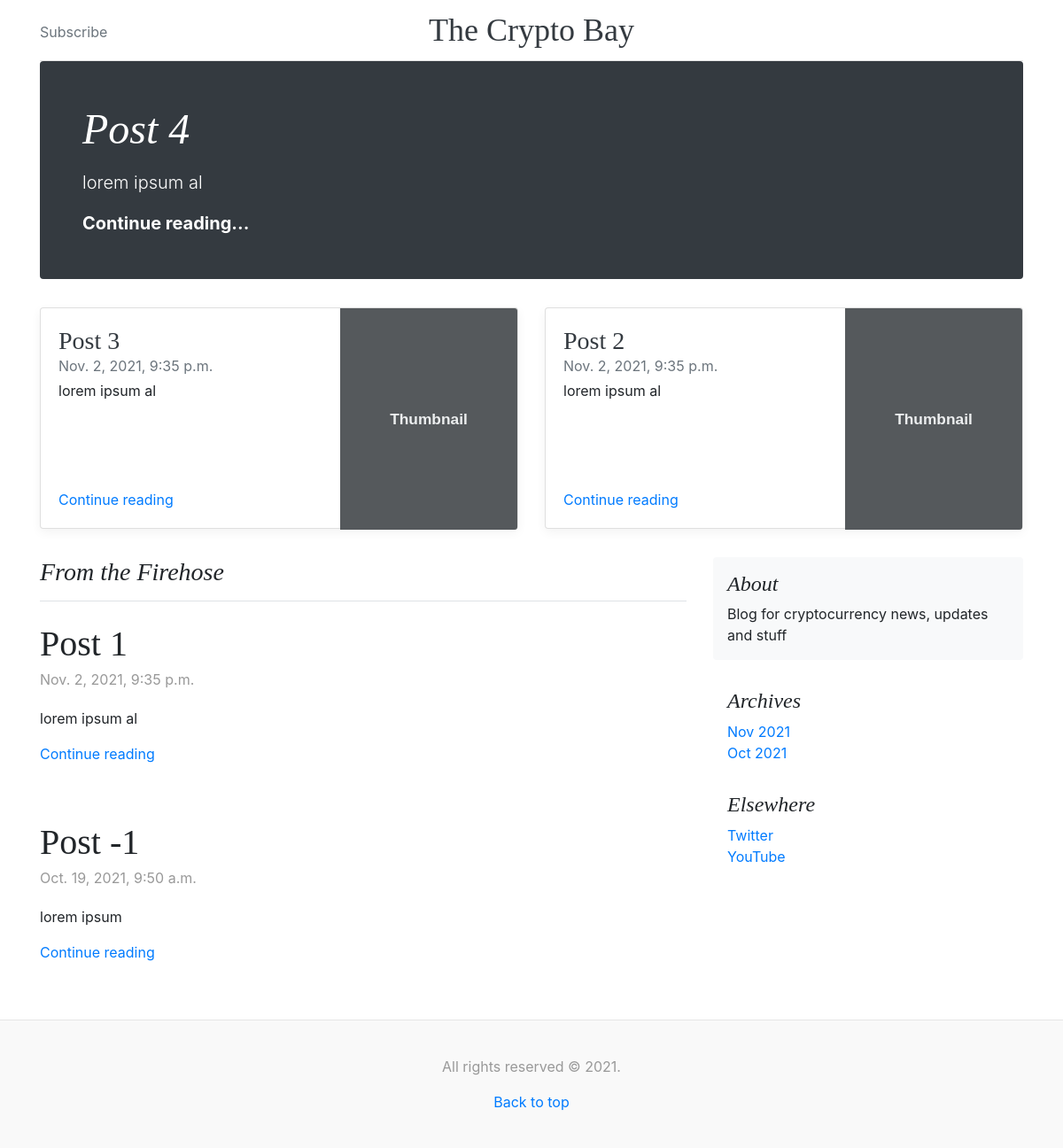
The page / on the database its author committed.
### blog/models.py (models this page shows, shortened)
class Entry(models.Model):
    entry_title = models.CharField(max_length=200)
    entry_content = models.TextField()
    pub_date = models.DateTimeField('date published')

### blog/views.py (the view)
# urls.py: path('', views.IndexView.as_view(), name='index'),
class IndexView(generic.ListView):
    template_name = 'blog/index.html'
    context_object_name = 'latest_entry_list'
    def get_queryset(self):
        return Entry.objects.order_by('-pub_date')[:5]

### blog/templates/blog/index.html
{% extends "blog/base.html" %}
{% load static %}
{% block content %}
    <div class="container">
        <div class="jumbotron p-3 p-md-5 text-white rounded bg-dark">
            <div class="col-md-6 px-0">
                {% if latest_entry_list %}
                    <h1 class="display-4 font-italic">{{ latest_entry_list.0.entry_title }}</h1>
                    <p class="lead my-3">{{ latest_entry_list.3.entry_content|truncatechars:100 }}</p>
                    <p class="lead mb-0"><a href="{% url 'blog:detail' latest_entry_list.0.id %}" class="text-white font-weight-bold">Continue reading...</a></p>
                {% endif %}
            </div>
        </div>
        <div class="row mb-2">
            {% if latest_entry_list %}
                <div class="col-md-6">
                    <div class="card flex-md-row mb-4 box-shadow h-md-250">
                        <div class="card-body d-flex flex-column align-items-start">
                            <h3 class="mb-0">
                                <a class="text-dark" href="{% url 'blog:detail' latest_entry_list.1.id %}">{{ latest_entry_list.1.entry_title }}</a>
                            </h3>
                            <div class="mb-1 text-muted">{{ latest_entry_list.1.pub_date }}</div>
                            <p class="card-text mb-auto">{{ latest_entry_list.1.entry_content|truncatechars:100 }}</p>
                            <a href="{% url 'blog:detail' latest_entry_list.1.id %}">Continue reading</a>
                        </div>
                        <img class="card-img-right flex-auto d-none d-md-block" width="200" data-src="holder.js/200x250?theme=thumb" alt="Card image cap" src="{% static 'blog/media/3.jpg' %}">
                    </div>
                </div>
                <div class="col-md-6">
                    <div class="card flex-md-row mb-4 box-shadow h-md-250">
                        <div class="card-body d-flex flex-column align-items-start">
                            <h3 class="mb-0">
                                <a class="text-dark" href="{% url 'blog:detail' latest_entry_list.2.id %}">{{ latest_entry_list.2.entry_title }}</a>
                            </h3>
                            <div class="mb-1 text-muted">{{ latest_entry_list.2.pub_date }}</div>
                            <p class="card-text mb-auto">{{ latest_entry_list.2.entry_content|truncatechars:100 }}</p>
                            <a href="{% url 'blog:detail' latest_entry_list.2.id %}">Continue reading</a>
                        </div>
                        <img class="card-img-right flex-auto d-none d-md-block" width="200" data-src="holder.js/200x250?theme=thumb" alt="Card image cap" src="{% static 'blog/media/3.jpg' %}">
                    </div>
                </div>
            {% endif %}
        </div>
    </div>
    <main role="main" class="container">
        <div class="row">
            <div class="col-md-8 blog-main">
                <h3 class="pb-3 mb-4 font-italic border-bottom">
                    From the Firehose
                </h3>
                {% if latest_entry_list %}
                    {% for entry in latest_entry_list|slice:"3:" %}
                        <div class="blog-post">
                            <h2 class="blog-post-title"><a style="color: inherit;" href="{% url 'blog:detail' entry.id %}">{{ entry.entry_title }}</a></h2>
                            <p class="blog-post-meta">{{ entry.pub_date }}</p>
                            <p>{{ entry.entry_content|truncatechars:300 }}</p>
                            <p><a href="{% url 'blog:detail' entry.id %}">Continue reading</a></p>
                        </div>
                    {% endfor %}
                {% else %}
                    <p>No posts are available.</p>
                {% endif %}
            </div>
            <aside class="col-md-4 blog-sidebar">
                <div class="p-3 mb-3 bg-light rounded">
                    <h4 class="font-italic">About</h4>
                    <p class="mb-0">Blog for cryptocurrency news, updates and stuff</p>
                </div>
                <div class="p-3">
                    <h4 class="font-italic">Archives</h4>
                    <ol class="list-unstyled mb-0">
                        <li><a href="{% url 'blog:archive_month_numeric' 2021 11 %}">Nov 2021</a></li>
                        <li><a href="{% url 'blog:archive_month_numeric' 2021 10 %}">Oct 2021</a></li>
                    </ol>
                </div>
                <div class="p-3">
                    <h4 class="font-italic">Elsewhere</h4>
                    <ol class="list-unstyled">
                        <li><a href="#">Twitter</a></li>
                        <li><a href="#">YouTube</a></li>
                    </ol>
                </div>
            </aside>
        </div>
    </main>
{% endblock %}

### blog/static/blog/blog.css (style rules this page uses)
h1, h2, h3, h4, h5, h6 { font-family: "Playfair Display", Georgia, "Times New Roman", serif; }
.display-4 { font-size: 2.5rem; }
@media (min-width: 768px) { .display-4 { font-size: 3rem; } }
.card-img-right { height: 100%; border-radius: 0 3px 3px 0; }
.flex-auto { -ms-flex: 0 0 auto; -webkit-box-flex: 0; flex: 0 0 auto; }
@media (min-width: 768px) { .h-md-250 { height: 250px; } }
.border-bottom { border-bottom: 1px solid #e5e5e5; }
.box-shadow { box-shadow: 0 .25rem .75rem rgba(0, 0, 0, .05); }
.blog-post { margin-bottom: 4rem; }
.blog-post-title { margin-bottom: .25rem; font-size: 2.5rem; }
.blog-post-meta { margin-bottom: 1.25rem; color: #999; }

### blog/static/blog/sticky-footer.css (style rules this page uses)
html { position: relative; min-height: 100%; }
body { margin-bottom: 145px; }

### rows shown on the page
Entry: entry_title "Post 4"
Entry: entry_content "lorem ipsum al", entry_title "Post 1", pub_date "Nov. 2, 2021, 9:35 p.m."
Entry: entry_title "Post 3", pub_date "Nov. 2, 2021, 9:35 p.m.", entry_content "lorem ipsum al"
Entry: entry_title "Post 2", pub_date "Nov. 2, 2021, 9:35 p.m.", entry_content "lorem ipsum al"
Entry: entry_title "Post -1", pub_date "Oct. 19, 2021, 9:50 a.m.", entry_content "lorem ipsum"
